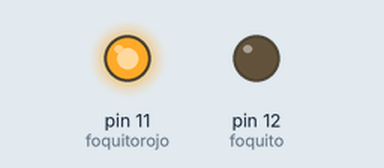
Bench run of a sketch on a simulated Arduino Uno, built with avr-gcc and run on an emulated ATmega328P. On the bench: output pins drawn as LEDs (lit = HIGH).

Above: at 1.0 s.
At 3.5 s:
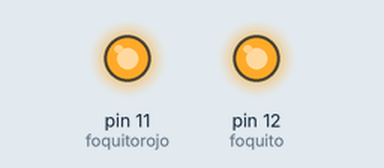
At 5.5 s:
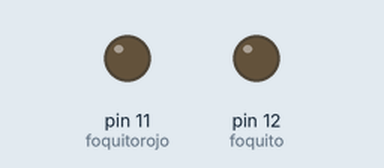
Timing chart, 0 to 6.9 s (numbered marks = the images above):
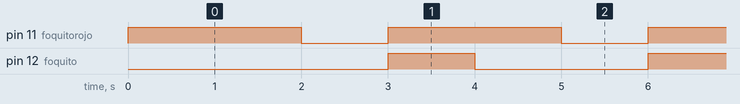

Measured:
- by itself, pin 11 (foquitorojo): alternates HIGH for 2.0 s and LOW for 1.0 s
- by itself, pin 12 (foquito): alternates HIGH for 1.0 s and LOW for 2.0 s
- by itself, everything shown: repeats every 3.0 s, in 4 steps

The sketch:

ezequiel.ino
```cpp
int foquito  = 12;

int foquitorojo = 11;


void setup() {
  // initialize digital pin LED_BUILTIN as an output.
  pinMode(foquitorojo, OUTPUT);

  pinMode (foquito,OUTPUT);
}

// the loop function runs over and over again forever
void loop() {

  digitalWrite(foquitorojo, HIGH);   // turn the LED on (HIGH is the voltage level)
  delay(1000);                       // wait for a second
  digitalWrite(foquito, LOW);    // turn the LED off by making the voltage LOW
  delay(1000);                   // wait for a second
 digitalWrite(foquitorojo, LOW);
 delay(1000);
 digitalWrite(foquito, HIGH);
 }//fIN DEL LOOP
```
